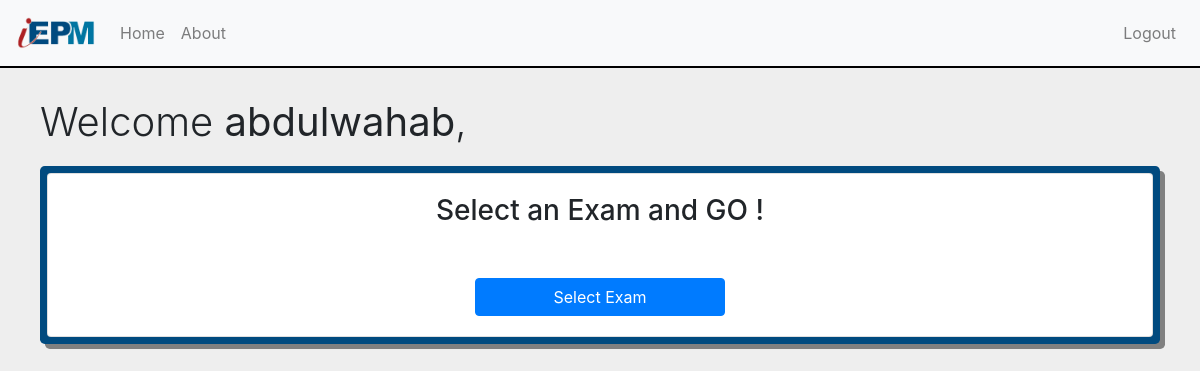
Before: /users/students/abdulwahab/ with the older database file.
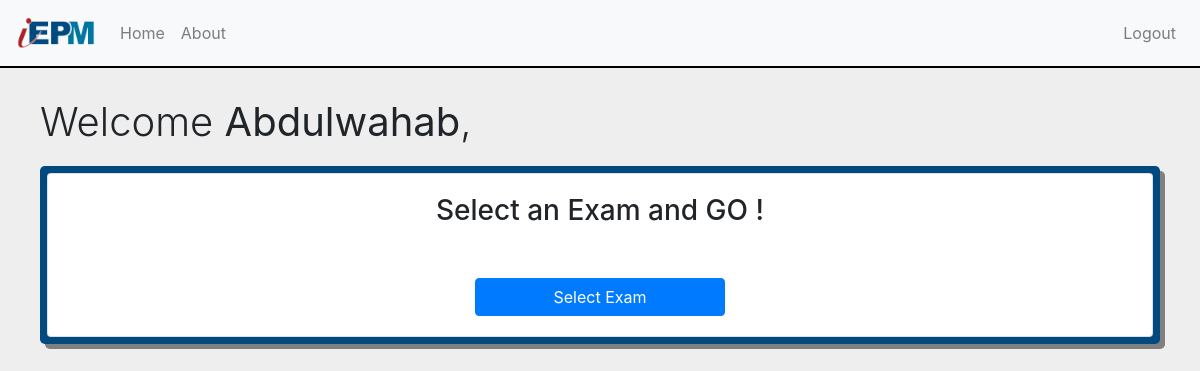
After: the same page with the newer database file.
### users/models.py (models this page shows, shortened)
class MyUser(models.Model):
    user = models.OneToOneField(User, on_delete=models.CASCADE)
    is_examiner = models.BooleanField(default=False)
    is_student = models.BooleanField(default=False)
    slug = models.SlugField(null=True, blank=True)

### users/views.py (the view)
# urls.py: path('students/<slug>/', users_views.student_profile, name='student_profile'),
def student_profile(request, slug):
    if request.method == 'POST':
        profile = get_object_or_404(MyUser, slug=slug)
        if profile.is_valid():
            redirect('users/students/student_profile.html')
    else:
        profile = AuthenticationForm()
    profile = get_object_or_404(MyUser, slug=slug)
    exams = Exam.objects.all()
    data = {
        'profile': profile,
        'exams': exams
    }
    return render(request, 'users/students/student_profile.html', data)

### users/templates/users/students/student_profile.html (shortened to what this page needs)
{% extends 'base.html' %}
{% load crispy_forms_tags %}
{% load static %}
{% block custom_css %}
    <link rel="stylesheet" href="{% static 'users/students/css/student_profile.css' %}">
{% endblock %}
{% block logout_in_navbar %}
    <li class="nav-item mr-auto">
        <a class="nav-link" href="{% url 'users:logout' %}">Logout</a>
    </li>
{% endblock %}
{% block content %}
    <div class="container">
        <h1 class="display-4">Welcome <b>{{ profile.user.username }}</b>,</h1>
        <div class="jumbotron">
            <div class="card card-body">
                <div class="top">
                    <h3 class="top_statement">Select an Exam and GO !</h3>
                    <button type="button" class="btn btn-primary startExamBtn" data-toggle="modal" data-target="#exampleModalCenter">
                      Select Exam
                    </button>
                </div>
            </div>
        </div>
    </div>
{% endblock %}

### templates/base.html (shortened to what this page needs)
<!doctype html>
{% load static %}
<html lang="en">
  <head>
    <link rel="stylesheet" href="https://stackpath.bootstrapcdn.com/bootstrap/4.3.1/css/bootstrap.min.css">
    {% block custom_css %}
    {% endblock %}
  </head>
  <body style="background-color: #eee">
        <nav class="navbar navbar-expand-lg navbar-light bg-light" style="border-bottom: 2px solid black;">
          <a class="navbar-brand" href="#"><img src="{% static 'main_app/imgs/iEPM_logo.png' %}" height="40px"></a>
          <div class="collapse navbar-collapse" id="navbarSupportedContent">
            <ul class="navbar-nav mr-auto">
              <li class="nav-item">
                <a class="nav-link" href="#">Home</a>
              </li>
              <li class="nav-item">
                <a class="nav-link" href="#">About</a>
              </li>
            </ul>
            <ul class="navbar-nav ml-auto">
              {% block logout_in_navbar %}
              {% endblock %}
            </ul>
          </div>
        </nav>
    {% block content %}
    {% endblock %}
  </body>
</html>

### users/static/users/students/css/student_profile.css (style rules this page uses)
.container { padding: 10px; }
.display-4 { font-weight: 300; margin: 20px 0; font-size: 40px; }
.jumbotron { padding: 7px; background-color: #004a7f; box-shadow: 5px 5px gray; }
.startExamBtn { display: block; width: 250px; margin: 0px auto; margin-top: 50px; }
.top { text-align: center; }
.top_statement { // font-family: 'Courgette', cursive; }
a, a:hover { color: white; text-decoration: none; }

Changed rows visible on the page:
removed MyUser: user.username "abdulwahab"
added MyUser: user.username "Abdulwahab"
